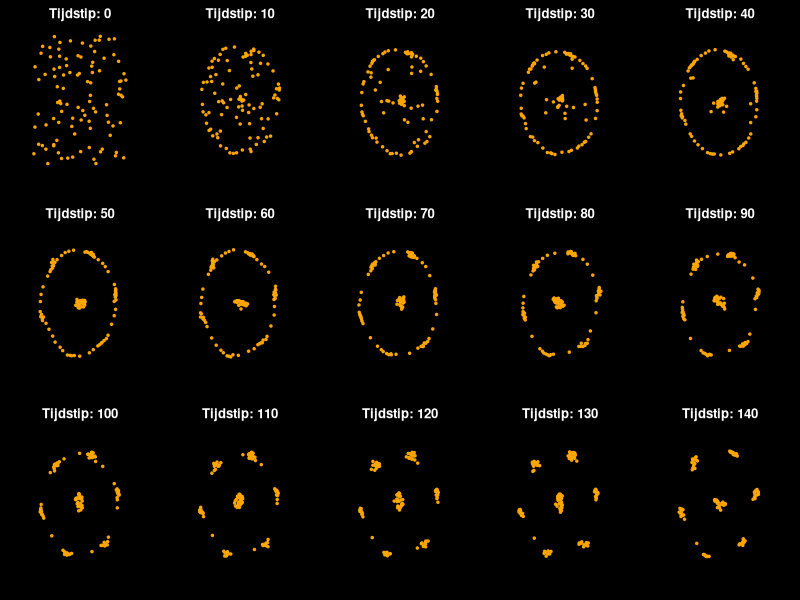

R code for this plot:
## ---- chunk 1
#| code-fold: true
#| freeze: false
#| eval: true 
#| code-summary: "Code voor geïnteresseerde student"

set.seed(8)
# Aantal tijdstappen
par(mar = rep(2, 4), bg = "black")
aantal_tijdstappen <- 150

# Aantal punten
aantal_punten <- 100

# Startcoördinaten
alle_posities <- data.frame(
  x = runif(aantal_punten),
  y = runif(aantal_punten)
)

# Parameters voor gedrag van punten
minimale_afstand <- 0.4
aantrekkingsfactor <- 0.001  # Factor voor de (globale) aantrekkingskracht
botsingsfactor <- 0.003   # Factor voor de (lokale) afstotingskracht

# Functie om, per punt, de aantrekkingskracht en botsingsdetectie te berekenen
update_positie <- function(alle_posities, i) {
  dx <- 0 #verandering in x voor dit punt
  dy <- 0 #verandering in y voor dit punt
  
  for (j in 1:aantal_punten) {
    if (i != j) { #niet met jezelf botsen / naar je zelf toe bewegen
      afstand_x <- alle_posities$x[j] - alle_posities$x[i]
      afstand_y <- alle_posities$y[j] - alle_posities$y[i]
      afstand <- sqrt(afstand_x^2 + afstand_y^2) #stelling van pythagoras
      
      # Aantrekkingskracht
      dx <- dx + aantrekkingsfactor * afstand_x / afstand
      dy <- dy + aantrekkingsfactor * afstand_y / afstand
      
      # Afstotingskracht voor botsingsdetectie
      if (afstand < minimale_afstand) {
        dx <- dx - botsingsfactor * afstand_x / afstand
        dy <- dy - botsingsfactor * afstand_y / afstand
      }
    }
  }
  
  return(c(dx, dy))
}
par(mfrow=c(3,5))
# Simuleer de diffusie en toon de resultaten stap voor stap
for (t in 1:aantal_tijdstappen) {
  # Maak (leeg) dataframe voor posities in volgende tijdstap
  nieuwe_positie <- data.frame(x = numeric(aantal_punten), y = numeric(aantal_punten))
  
  # Bereken de verplaatsingen op basis van huidige posities
  for (i in 1:aantal_punten) {
    verplaatsing <- update_positie(alle_posities, i)
    nieuwe_positie$x[i] <- alle_posities$x[i] + verplaatsing[1]
    nieuwe_positie$y[i] <- alle_posities$y[i] + verplaatsing[2]
  }
  
  # Update alle posities 
  alle_posities <- nieuwe_positie
  
  # Plot de huidige posities van de punten
  if(t%%10==1){
    plot(alle_posities$x, alle_posities$y, xlim = c(0, 1), ylim = c(0, 1), col = "orange", pch = 19, cex = 0.5,
       xlab = "X", ylab = "Y")
    title(sprintf("Tijdstip: %d", t-1),col.main="white")
  }
  
}
